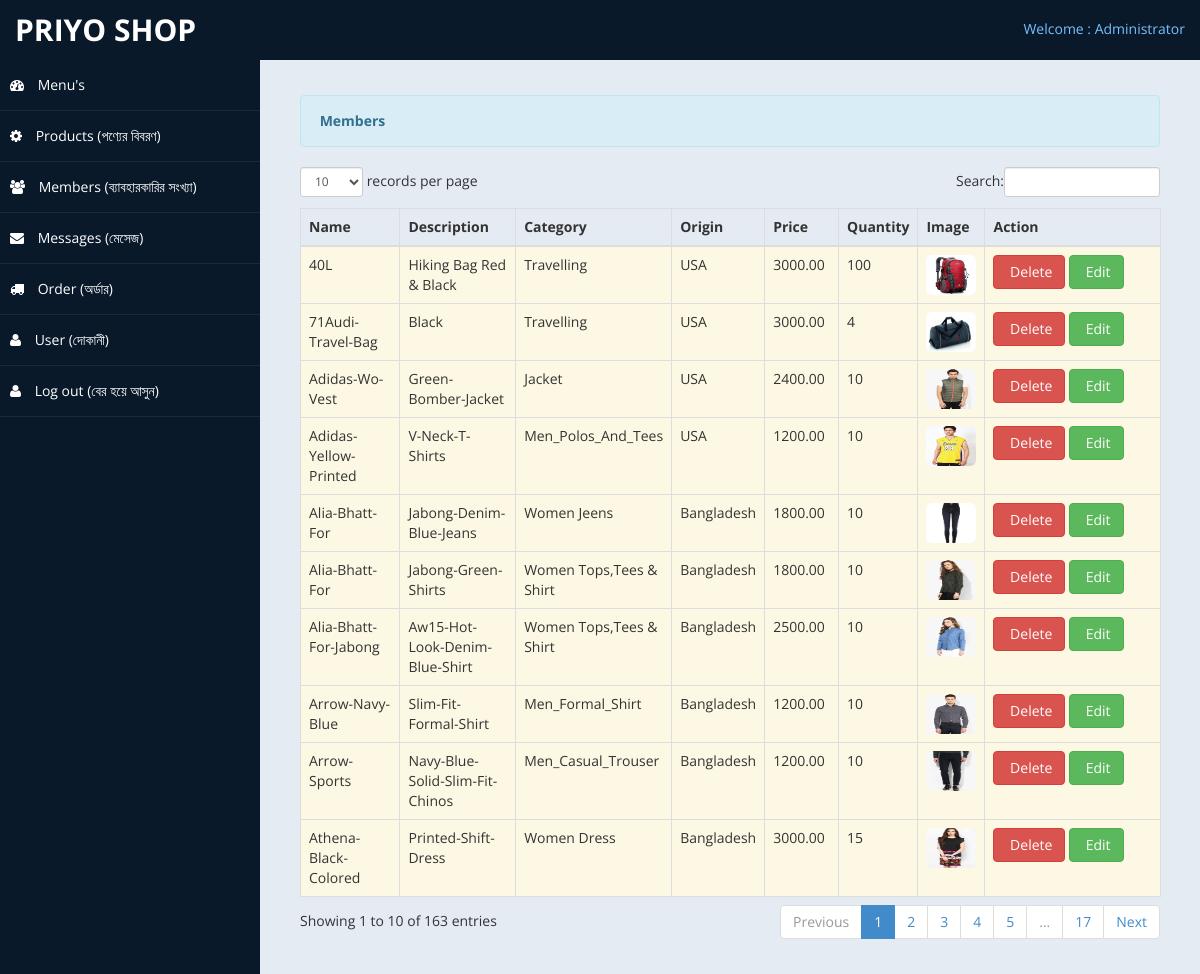
/admin/members.php, run on the app's committed database.
### tables this page shows
CREATE TABLE `tb_products` (
  `productID` int(11) NOT NULL,
  `name` varchar(500) NOT NULL,
  `description` varchar(500) NOT NULL,
  `category` varchar(200) NOT NULL,
  `originated` varchar(500) NOT NULL,
  `price` double(11,2) NOT NULL,
  `quantity` int(11) NOT NULL,
  `location` varchar(500) NOT NULL
);

### admin/members.php (the view, shortened to what this page needs)
<?php include ('header.php');?>
<body>
    <div id="wrapper">
        <nav class="navbar navbar-default top-navbar" role="navigation">
            <div class="navbar-header">
                <a class="navbar-brand" href="index.html">priyo&nbsp;shop</a>
            </div>
            <ul class="nav navbar-top-links navbar-right">
                <li class="dropdown">
                    <a class="dropdown-toggle" data-toggle="dropdown" href="#" aria-expanded="false">
					  Welcome : Administrator
                    </a>
                </li>
            </ul>
        </nav>
       <?php include ('nav_sidebar.php');?>
        <div id="page-wrapper" >
            <div id="page-inner">
			 <div class="row">
                    <div class="col-md-12">
						<div class="hero-unit-table">
                            <table class="table table-striped table-bordered table-hover" id="dataTables-example">
                                <div class="alert alert-info">
                                    <strong><i class="icon-user icon-large"></i>&nbsp;Members</strong>
                                </div>
                                <thead>
                                    <tr>
                                        <th>Name</th>
                                        <th>Description</th>
                                        <th>Category</th>
                                        <th>Origin</th>
                                        <th>Price</th>
                                        <th>Quantity</th>
                                        <th>Image</th>
                                        <th>Action</th>
                                    </tr>
                                </thead>
                                <tbody>
                                    <?php include ('connect.php');
                                    $query = mysqli_query($dbcon,"select * from tb_products") or die(mysqli_error());
                                    while ($row = mysqli_fetch_array($query)) {
                                        $user_id = $row['productID'];
                                        ?>
                                        <tr class="warning">
                                            <td><?php echo $row['name']; ?></td>
                                            <td><?php echo $row['description']; ?></td>
                                            <td><?php echo $row['category']; ?></td>
                                            <td><?php echo $row['originated']; ?></td>
                                            <td><?php echo $row['price']; ?></td>
                                            <td><?php echo $row['quantity']; ?></td>
                                            <td width="50" align="center"><img src="<?php echo $row['location']; ?>" class="img-rounded" width="50" height="40"></td>
                                            <td width="160">
                                                <a href="#delete_product<?php echo $user_id; ?>" role="button"  data-target = "#delete_product<?php echo $user_id;?>"data-toggle="modal" class="btn btn-danger"><i class="icon-trash icon-large"></i>&nbsp;Delete</a>
                                                <a href="edit_product.php<?php echo '?id=' . $user_id; ?>" class="btn btn-success"><i class="icon-pencil icon-large"></i>&nbsp;Edit</a>
                                            </td>
                                    </tr>
                                <?php } ?>
                                </tbody>
                            </table>
                        </div>
                    </div>
                </div>
				</div>
            </div>
        </div>
</body>
</html>

### admin/assets/css/custom-styles.css (style rules this page uses)
body { font-family: 'Open Sans', sans-serif; }
#wrapper { width: 100%; background:#09192A; }
#page-wrapper { padding: 15px 15px; min-height: 600px; background:#E5EBF2; }
#page-inner { width:100%; margin:10px 20px 10px 0px; background-color:transparent; padding:10px; min-height:1200px; }
.top-navbar { margin:0px; }
.top-navbar .navbar-brand { color: #fff; width: 260px; text-align: left; height: 60px; font-size: 30px; font-weight: 700; text-transform: uppercase; line-height: 30px; }
.top-navbar .nav > li { position: relative; display: inline-block; }
.top-navbar .nav > li > a { position: relative; display: block; padding: 19px 15px; color: #77C0FD; }
.top-navbar { background:#09192A; border-bottom:none; }
.navbar-default { border:0px solid black; }
.navbar-header { background: #09192A; }
@media (min-width:768px) { #page-wrapper { margin: 0 0 0 260px; padding: 15px 30px; min-height: 1200px; } }
@media (min-width:768px) { .navbar { border-radius: 0px; } }

### data on the page
tb_products: name "40L", description "Hiking Bag Red & Black", category "Travelling", originated "USA", price "3000.00", quantity "100", location (picture)
tb_products: name "71Audi-Travel-Bag", description "Black", category "Travelling", originated "USA", price "3000.00", quantity "4", location (picture)
tb_products: name "Arrow-Navy-Blue", description "Slim-Fit-Formal-Shirt", category "Men_Formal_Shirt", originated "Bangladesh", price "1200.00", quantity "10", location (picture)
tb_products: name "Adidas-Yellow-Printed", description "V-Neck-T-Shirts", category "Men_Polos_And_Tees", originated "USA", price "1200.00", quantity "10", location (picture)
tb_products: name "Adidas-Wo-Vest", description "Green-Bomber-Jacket", category "Jacket", originated "USA", price "2400.00", quantity "10", location (picture)
tb_products: name "Arrow-Sports", description "Navy-Blue-Solid-Slim-Fit-Chinos", category "Men_Casual_Trouser", originated "Bangladesh", price "1200.00", quantity "10", location (picture)
tb_products: name "Athena-Black-Colored", description "Printed-Shift-Dress", category "Women Dress", originated "Bangladesh", price "3000.00", quantity "15", location (picture)
tb_products: name "Alia-Bhatt-For-Jabong", description "Aw15-Hot-Look-Denim-Blue-Shirt", category "Women Tops,Tees & Shirt", originated "Bangladesh", price "2500.00", quantity "10", location (picture)
tb_products: name "Alia-Bhatt-For", description "Jabong-Denim-Blue-Jeans", category "Women Jeens", originated "Bangladesh", price "1800.00", quantity "10", location (picture)
tb_products: name "Alia-Bhatt-For", description "Jabong-Green-Shirts", category "Women Tops,Tees & Shirt", originated "Bangladesh", price "1800.00", quantity "10", location (picture)
